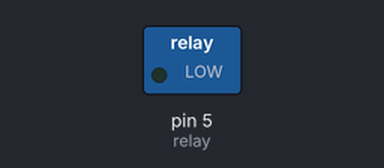
Simulated run of this sketch. Board: Arduino Uno, built with avr-gcc and run on an emulated ATmega328P. Parts: switched loads named in the sketch (green lamp = pin HIGH).

Above: at 2.5 s.
At 7.5 s:
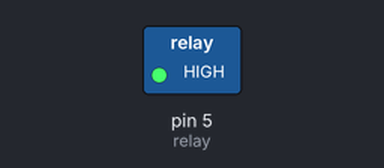
Timing chart, 0 to 13.0 s (numbered marks = the images above):
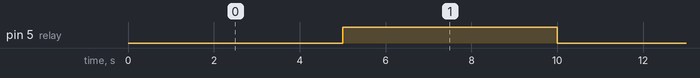

The sketch:

licht_aan_uit_in_5sec.ino
```cpp
uint8_t relay = 5;

void setup() {
  // put your setup code here, to run once:
  pinMode(relay, OUTPUT);
}

void loop() {
  // put your main code here, to run repeatedly:
  digitalWrite(relay, LOW);
  delay(5000);
  digitalWrite(relay, HIGH);
  delay(5000);
}
```

Measured:
- by itself, pin 5 (relay): alternates HIGH for 5.0 s and LOW for 5.0 s
